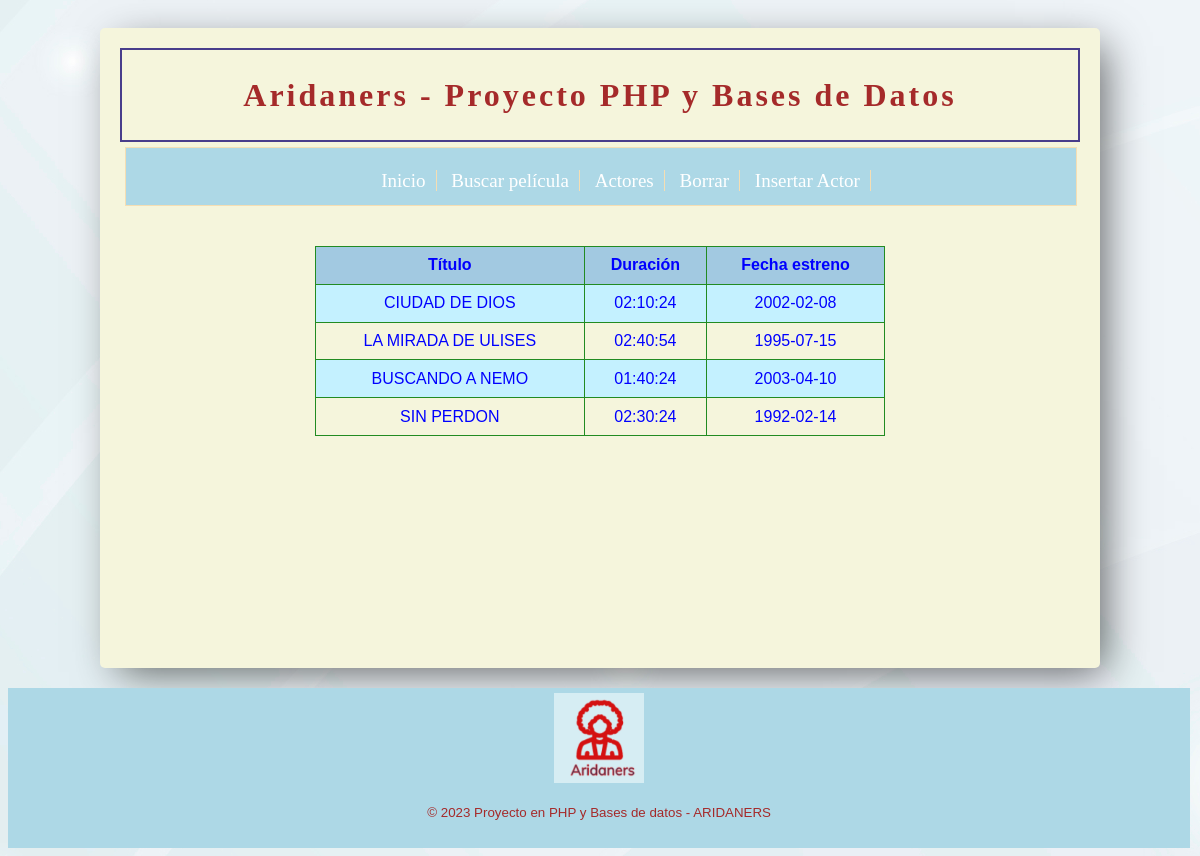
/, run on an earlier commit of the app's database.
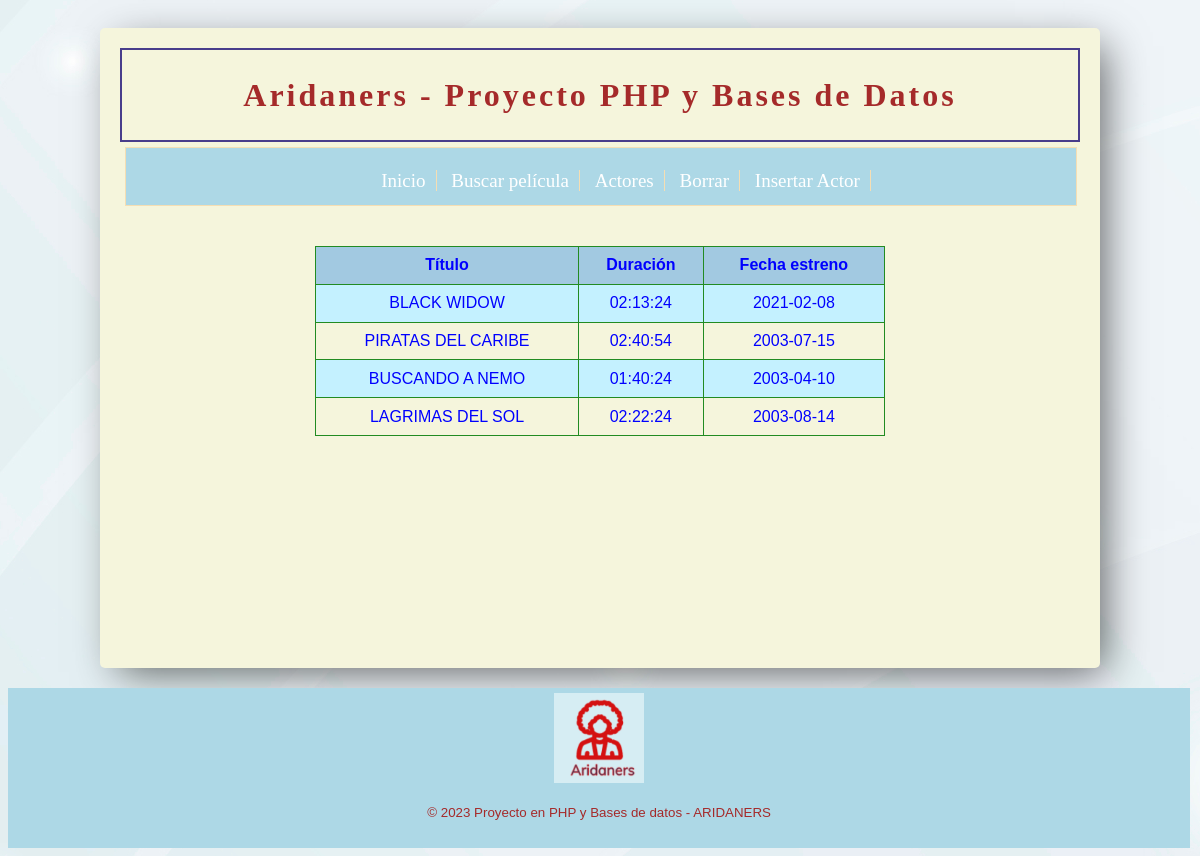
And on a later commit of the database.
### tables this page shows
CREATE TABLE `peliculas` (
  `ID` varchar(2) NOT NULL,
  `TITULO` varchar(50) NOT NULL,
  `FECHESTRENO` date NOT NULL,
  `DURACION` time NOT NULL,
  `GENERO` varchar(50) NOT NULL,
  `RANGOEDAD` varchar(50) NOT NULL,
  `CODDIR` varchar(2) NOT NULL,
  `CODPROD` varchar(2) NOT NULL
);

### index.php (called while the page is built, shortened)
<?php
    require_once 'utils.php';
    require_once 'conexion.php';
    require_once 'modelo.php';
          $sql = "SELECT titulo,duracion,fechestreno FROM peliculas";
          $peliculas = obtenerPeliculas($conexion, $sql);
          include "vista_inicio.php";
?>

### modelo.php (called while the page is built, shortened)
<?php
      function obtenerPeliculas($conexion, $sql)
      {
          $resul = mysqli_query($conexion, $sql);
          $peliculas = [];
          while ($fila = mysqli_fetch_array($resul))
          {
              $peliculas[] = $fila;
          }
          return $peliculas;
      }
?>

### utils.php (called while the page is built, shortened)
<?php
      function filtrarDato($dato)
      {
          return htmlspecialchars(trim($dato));
      }
?>

### vista_inicio.php (the view, shortened to what this page needs)
<?php
    include "cabecera.php";
?>
<div id="tabla_inicio">
    <table><tr><th>Título</th><th>Duración</th><th>Fecha estreno</th></tr>
<?php
    foreach ($peliculas as $pelicula)
    {
        echo "<tr><td>".filtrarDato($pelicula['titulo'])."</td>";
        echo "<td>".filtrarDato($pelicula['duracion'])."</td>";
        echo "<td>".filtrarDato($pelicula['fechestreno'])."</td>";
        echo "</tr>\n";
    }
?>
    </table>
</div>
 <?php
    include "pie.php";
?>

### cabecera.php (shortened to what this page needs)
<!DOCTYPE html>
<html lang="es">
    <head>
        <link rel="stylesheet" type="text/css" href="css/estilo.css" />
    </head>
    <body>
    <div id="contenido">
        <div id="cabecera">
            <h1>Aridaners - Proyecto PHP y Bases de Datos</h1>
        </div>
        <div id="principal">
            <?php include $menu?>

### menu.php
 <div id="menu">
                <ul>
                    <li><a href="index.php">Inicio</a></li>
                    <li><a href="index.php?opcion=buscar">Buscar película</a></li>
                    <li><a href="index.php?opcion=actores">Actores</a></li>
                    <li><a href="index.php?opcion=borrar">Borrar</a></li>
                    <li><a href="index.php?opcion=inser">Insertar Actor</a></li>
                </ul>
</div>

### pie.php
    </div>
    </div>
    <div id="pie">
        <img src="imagenes/logo.png"/>
        <p class="copyright">
                &copy; <?php echo date("Y"); ?> Proyecto en PHP y Bases de datos - ARIDANERS
        </p>
     </div>
    </body>
</html>

### css/estilo.css (style rules this page uses)
body { background-image: url(../imagenes/fondo.jpg); background-position: 100%; color: blue; line-height: 1.5; font-family: "Century Gothic", "Gill Sans", Arial, sans-serif; font-size: 100%; text-align: center; display: flex; flex-direction: column; min-height: 100vh }
#contenido { width: 960px; background: beige; margin: 20px auto; padding: 20px; -moz-border-radius: 5px; -webkit-border-radius: 5px; border-radius: 5px; min-height: 600px; -webkit-box-shadow: 11px 11px 40px -7px rgba(0,0,0,0.61); -moz-box-shadow: 11px 11px 40px -7px rgba(0,0,0,0.61); box-shadow: 11px 11px 40px -7px rgba(0,0,0,0.61); }
#principal { padding: 5px; min-height: 400px; }
#cabecera { height: 90px; margin: 0 auto; background-color: transparent; border: 2px solid darkslateblue; }
#cabecera h1 { text-align: center; color: brown; font-family: "Rockwell"; letter-spacing: 3px; }
#menu { background-color: lightblue; border: 1px solid wheat; width: 100%; height: 3em; color: white; font-family: "Rockwell"; font-size: 19px; }
#menu a { color: white; text-decoration: none; }
#menu ul { list-style-type: none; text-align: center; }
#menu ul li { display: inline; border-right: 1px solid wheat; padding-right: 10px; padding-left: 10px; }
#pie { height: 150px; padding: 5px; color: brown; background-color: lightblue; width: 99%; margin-top: auto; }
#pie img { width: 90px; height: 90px; }
#pie p { text-align: center; font-size: smaller; }
h1, h2, h3, h4 { color: darkslategray; }
table { border: 1px solid forestgreen; border-collapse: collapse; margin: auto; margin-top: 40px; width: 60%; }
td, th { border: 1px solid forestgreen; padding: .4em .5em .4em .5em; vertical-align: top; text-align: center; }
tr:nth-child(even) { background-color: #C4F1FF; }
th { font-weight: bold; background-color: #a2c9e1; }
h1 { color: #036843; text-align: center; }

What changed in the data, as far as the page shows it:
changed peliculas: TITULO "CIUDAD DE DIOS" → "BLACK WIDOW"; DURACION "02:10:24" → "02:13:24"; FECHESTRENO "2002-02-08" → "2021-02-08"
changed peliculas: TITULO "LA MIRADA DE ULISES" → "PIRATAS DEL CARIBE"; FECHESTRENO "1995-07-15" → "2003-07-15"
changed peliculas: TITULO "SIN PERDON" → "LAGRIMAS DEL SOL"; DURACION "02:30:24" → "02:22:24"; FECHESTRENO "1992-02-14" → "2003-08-14"
